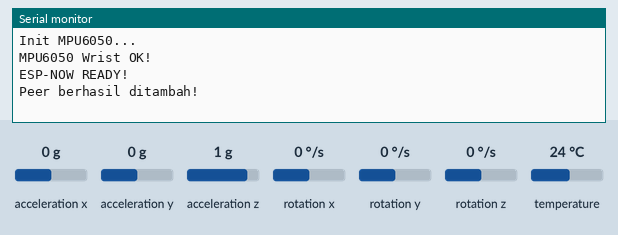
Recording of a sketch running on a simulated ESP32. On the bench: the last lines printed to the serial monitor. Inputs (shaded band) come from the test bench; at power-on: rotation x 0 °/s, rotation y 0 °/s, rotation z 0 °/s, acceleration x 0 g, acceleration y 0 g, acceleration z 1 g, temperature 24 °C.

Above: at 1.2 s.
1.3 s: rotation x set to -192 °/s
At 3.0 s:
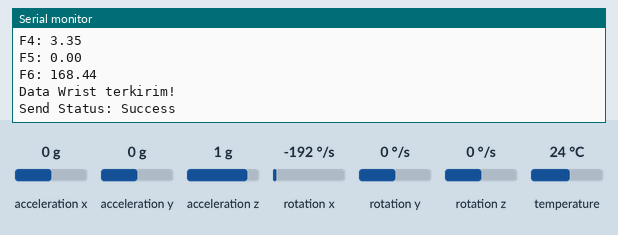
3.5 s: rotation y set to -192 °/s
At 4.9 s:
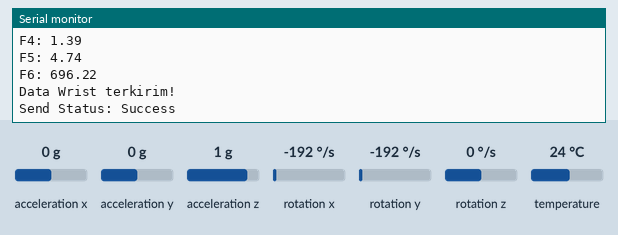
5.0 s: rotation z set to -192 °/s
At 7.6 s:
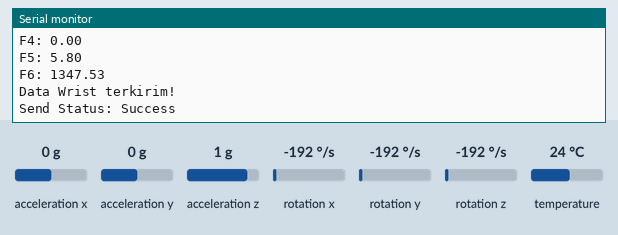
Timing chart, 0 to 9.1 s (numbered marks = the images above; inputs shaded):
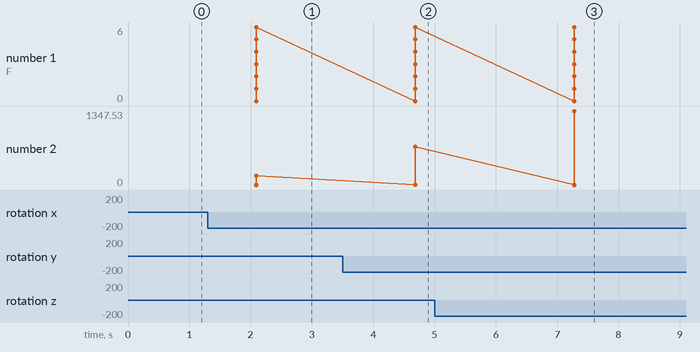

The sketch:

Sender1_Wrist.ino
```cpp
#include <Wire.h>
#include <Adafruit_MPU6050.h>
#include <Adafruit_Sensor.h>
#include <WiFi.h>
#include <esp_now.h>

// =========================
// MAC ADDRESS ESP32 DADA
// =========================
uint8_t dadaAddress[] = {0x60, 0x55, 0xF9, 0x71, 0x62, 0xB0};

// =========================
// MPU
// =========================
Adafruit_MPU6050 mpu;

// =========================
// STRUCT DATA
// =========================
typedef struct struct_message {

    int id;
    float features[7];

} struct_message;

struct_message dataWrist;

// =========================
// CALLBACK ESP-NOW
// =========================
void OnDataSent(const wifi_tx_info_t *info,
                esp_now_send_status_t status) {

    Serial.print("Send Status: ");

    if (status == ESP_NOW_SEND_SUCCESS)
        Serial.println("Success");

    else
        Serial.println("Fail");
}

// =========================
// SETUP
// =========================
void setup() {

    Serial.begin(115200);

    // =========================
    // I2C
    // =========================
    Wire.begin(19, 18);

    Serial.println("Init MPU6050...");

    // =========================
    // MPU6050
    // =========================
    mpu.begin(0x68, &Wire);

    mpu.setAccelerometerRange(MPU6050_RANGE_8_G);
    mpu.setGyroRange(MPU6050_RANGE_500_DEG);

    Serial.println("MPU6050 Wrist OK!");

    // =========================
    // WIFI
    // =========================
    WiFi.mode(WIFI_STA);

    // =========================
    // ESP-NOW
    // =========================
    if (esp_now_init() != ESP_OK) {

        Serial.println("ESP-NOW init gagal!");

        return;
    }

    Serial.println("ESP-NOW READY!");

    esp_now_register_send_cb(OnDataSent);

    // =========================
    // PEER
    // =========================
    esp_now_peer_info_t peerInfo;

    memset(&peerInfo, 0, sizeof(peerInfo));

    memcpy(peerInfo.peer_addr, dadaAddress, 6);

    peerInfo.channel = 0;
    peerInfo.encrypt = false;

    if (esp_now_add_peer(&peerInfo) != ESP_OK) {

        Serial.println("Gagal tambah peer!");

        return;
    }

    Serial.println("Peer berhasil ditambah!");
}

// =========================
// LOOP
// =========================
void loop() {

    const int N = 40;

    float mag_arr[N];

    // =========================
    // AMBIL DATA GYRO
    // =========================
    for (int i = 0; i < N; i++) {

        sensors_event_t a, g, temp;

        mpu.getEvent(&a, &g, &temp);

        mag_arr[i] =
            sqrt(
                g.gyro.x * g.gyro.x +
                g.gyro.y * g.gyro.y +
                g.gyro.z * g.gyro.z
            );

        delay(50);
    }

    // =========================
    // FEATURE EXTRACTION
    // =========================
    float sum = 0;
    float energy = 0;

    float maxVal = mag_arr[0];
    float minVal = mag_arr[0];

    for (int i = 0; i < N; i++) {

        sum += mag_arr[i];

        energy += mag_arr[i] * mag_arr[i];

        if (mag_arr[i] > maxVal)
            maxVal = mag_arr[i];

        if (mag_arr[i] < minVal)
            minVal = mag_arr[i];
    }

    float mean = sum / N;

    // =========================
    // STD
    // =========================
    float std_val = 0;

    for (int i = 0; i < N; i++) {

        std_val +=
            (mag_arr[i] - mean) *
            (mag_arr[i] - mean);
    }

    std_val = sqrt(std_val / N);

    // =========================
    // MEDIAN
    // =========================
    float sorted[N];

    memcpy(sorted, mag_arr, sizeof(mag_arr));

    for (int i = 0; i < N - 1; i++) {

        for (int j = 0; j < N - i - 1; j++) {

            if (sorted[j] > sorted[j + 1]) {

                float tmp = sorted[j];

                sorted[j] = sorted[j + 1];

                sorted[j + 1] = tmp;
            }
        }
    }

    float median =
        (sorted[N / 2 - 1] + sorted[N / 2]) / 2.0;

    // =========================
    // SIMPAN FEATURE
    // =========================
    dataWrist.id = 1;

    dataWrist.features[0] = mean;
    dataWrist.features[1] = std_val;
    dataWrist.features[2] = maxVal;
    dataWrist.features[3] = minVal;
    dataWrist.features[4] = maxVal - minVal;
    dataWrist.features[5] = median;
    dataWrist.features[6] = energy;

    // =========================
    // DEBUG FEATURE
    // =========================
    Serial.println("=== Wrist Features ===");

    for (int i = 0; i < 7; i++) {

        Serial.print("F");
        Serial.print(i);
        Serial.print(": ");

        Serial.println(dataWrist.features[i]);
    }

    // =========================
    // KIRIM ESPNOW
    // =========================
    esp_now_send(
        dadaAddress,
        (uint8_t *) &dataWrist,
        sizeof(dataWrist)
    );

    Serial.println("Data Wrist terkirim!");
    Serial.println();

    delay(500);
}
```

Measured:
- after the input at 1.3 s, the serial monitor: prints a new line after 0.79 s (image 1)
- after the input at 3.5 s, the serial monitor: prints a new line after 1.2 s (image 2)
- after the input at 5.0 s, the serial monitor: prints a new line after 2.3 s (image 3)
- plotted number 2: 168.44 → 696.22 after the input at 3.5 s, 696.22 → 1347.53 after the input at 5.0 s
